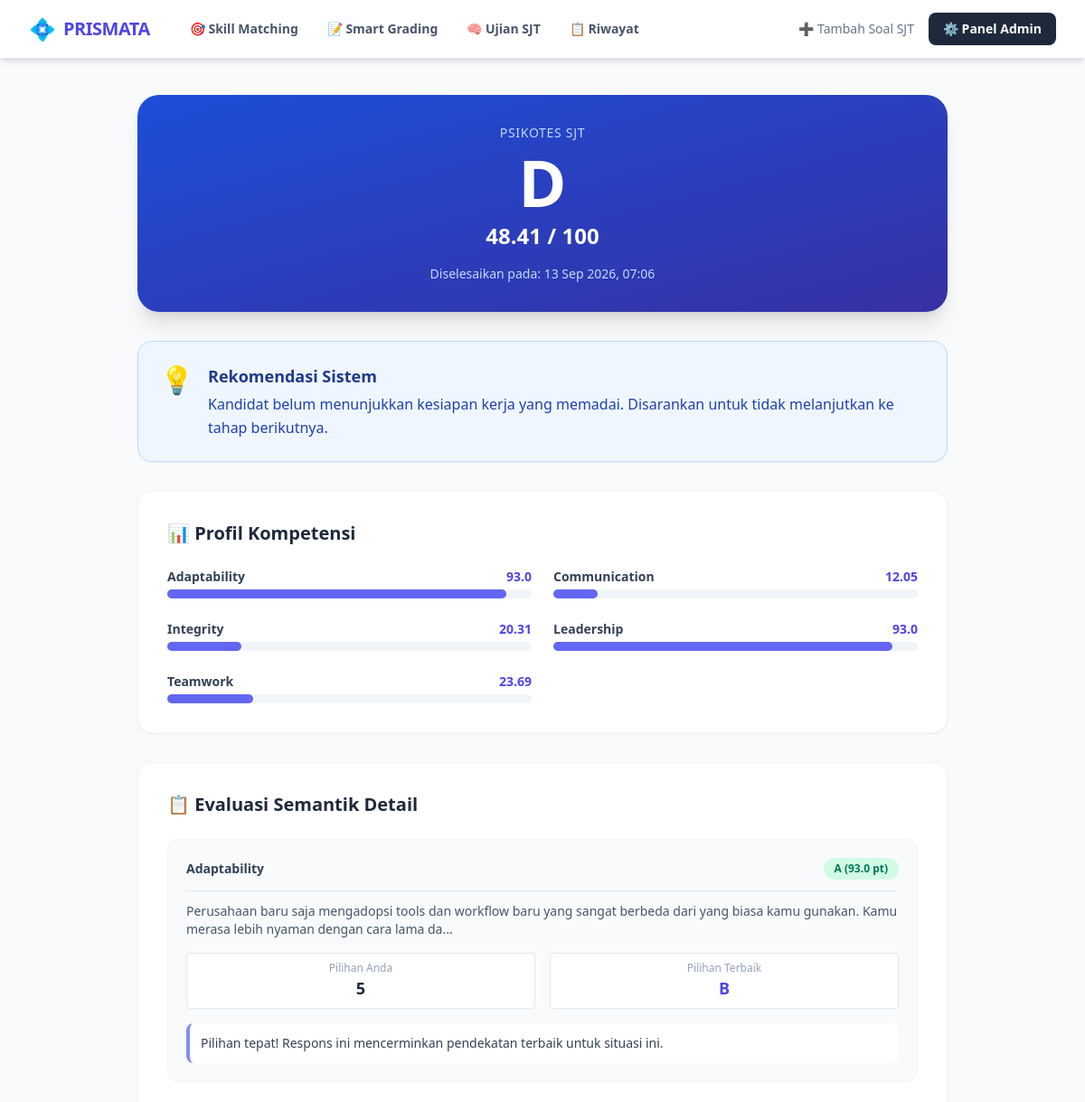
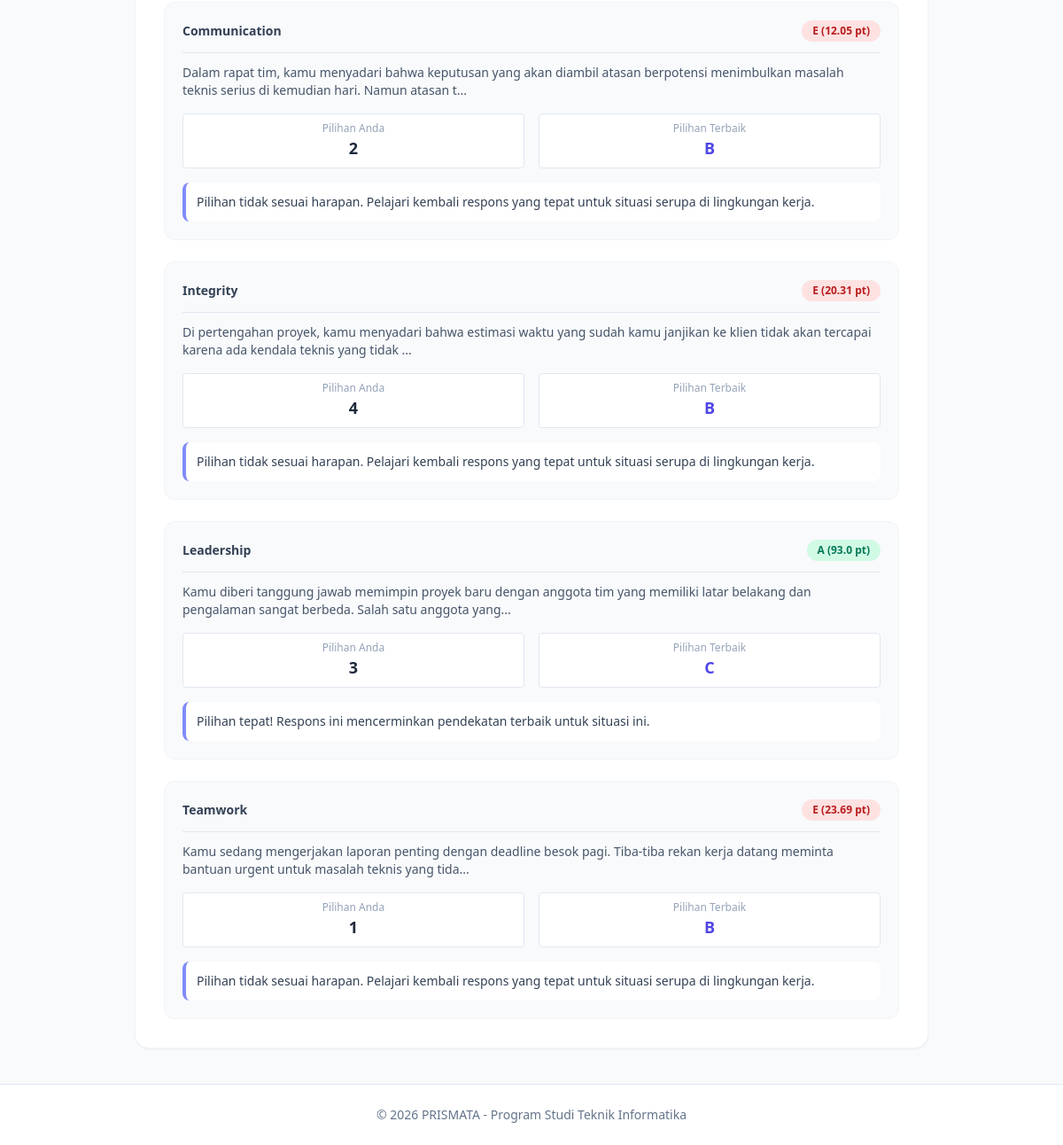
/matching/sjt/hasil/2/, run on the app's committed database (2 pictures, top to bottom).
### matching/models.py (models this page shows, shortened)
class HasilSJT(models.Model):
    GRADE_CHOICES = [
        ('A', 'A — Sangat Baik (85–100)'),
        ('B', 'B — Baik (70–84)'),
        ('C', 'C — Cukup (55–69)'),
        ('D', 'D — Kurang (40–54)'),
        ('E', 'E — Sangat Kurang (< 40)'),
    ]
    pelamar         = models.ForeignKey(
                          'auth.User',
                          on_delete=models.CASCADE,
                          null=True, blank=True,
                          related_name='hasil_sjt',
                      )
    nama_sesi       = models.CharField(
                          max_length=200,
                          default='Psikotes SJT',
                          help_text='Nama sesi tes, misal: Psikotes SJT Batch 1'
                      )
    jawaban_json    = models.TextField(help_text='Jawaban pelamar dalam JSON')
    skor_total      = models.FloatField()
    grade_total     = models.CharField(max_length=5, choices=GRADE_CHOICES)
    profil_json     = models.TextField(blank=True, default='{}')
    rekomendasi     = models.TextField(blank=True)
    detail_json     = models.TextField(blank=True, default='[]')
    dibuat_pada     = models.DateTimeField(auto_now_add=True)
    class Meta:
        ordering = ['-dibuat_pada']
        verbose_name = 'Hasil SJT'
        verbose_name_plural = 'Hasil SJT'
    @property
    def profil_kompetensi(self) -> dict:
        try:
            return _json.loads(self.profil_json)
        except Exception:
            return {}
    @property
    def detail_per_soal(self) -> list:
        try:
            return _json.loads(self.detail_json)
        except Exception:
            return []

### matching/views.py (the view)
# urls.py: path('sjt/hasil/<int:pk>/', views.sjt_hasil_view,     name='sjt_hasil'),
def sjt_hasil_view(request, pk):
    from django.shortcuts import get_object_or_404
    obj = get_object_or_404(HasilSJT, pk=pk)
    context = {
        'obj':       obj,
        'profil':    obj.profil_kompetensi,
        'detail':    obj.detail_per_soal,
        'page_title': f'Hasil SJT — {obj.nama_sesi}',
    }
    return render(request, 'matching/sjt_hasil.html', context)

### matching/templates/matching/sjt_hasil.html (shortened to what this page needs)
{% extends 'matching/base.html' %}
{% block content %}
<div class="max-w-4xl mx-auto space-y-8">
    <div class="bg-gradient-to-br from-blue-700 to-indigo-800 rounded-3xl p-8 text-white shadow-xl text-center relative overflow-hidden">
        <div class="relative z-10">
            <p class="text-blue-200 font-medium tracking-wider uppercase text-sm mb-2">{{ obj.nama_sesi }}</p>
            <div class="text-7xl font-black mb-2">{{ obj.grade_total }}</div>
            <div class="text-2xl font-bold mb-4">{{ obj.skor_total }} / 100</div>
            <p class="text-sm text-blue-200">Diselesaikan pada: {{ obj.dibuat_pada|date:"d M Y, H:i" }}</p>
        </div>
    </div>
    <div class="bg-blue-50 border border-blue-200 rounded-2xl p-6 shadow-sm">
        <div class="flex items-start gap-4">
            <div class="text-3xl">💡</div>
            <div>
                <h2 class="text-lg font-bold text-blue-900 mb-1">Rekomendasi Sistem</h2>
                <p class="text-blue-800 leading-relaxed">{{ obj.rekomendasi }}</p>
            </div>
        </div>
    </div>
    {% if profil %}
    <div class="bg-white rounded-2xl shadow-sm border border-slate-100 p-8">
        <h2 class="text-xl font-bold text-slate-800 mb-6">📊 Profil Kompetensi</h2>
        <div class="grid grid-cols-1 md:grid-cols-2 gap-6">
            {% for kompetensi, skor in profil.items %}
            <div>
                <div class="flex justify-between text-sm font-bold text-slate-700 mb-1">
                    <span>{{ kompetensi }}</span>
                    <span class="text-indigo-600">{{ skor }}</span>
                </div>
                <div class="w-full bg-slate-100 rounded-full h-2.5">
                    <div class="bg-indigo-500 h-2.5 rounded-full" style="width: {{ skor }}%"></div>
                </div>
            </div>
            {% endfor %}
        </div>
    </div>
    {% endif %}
    <div class="bg-white rounded-2xl shadow-sm border border-slate-100 p-8">
        <h2 class="text-xl font-bold text-slate-800 mb-6">📋 Evaluasi Semantik Detail</h2>
        <div class="space-y-6">
            {% for item in detail %}
            <div class="border border-slate-100 rounded-xl p-5 bg-slate-50">
                <div class="flex justify-between items-center mb-3 border-b border-slate-200 pb-3">
                    <span class="font-bold text-slate-700 text-sm">{{ item.kompetensi }}</span>
                    <span class="px-3 py-1 rounded-full text-xs font-bold
                        {% if item.grade == 'A' %} bg-emerald-100 text-emerald-700
                        {% elif item.grade == 'B' %} bg-blue-100 text-blue-700
                        {% elif item.grade == 'C' %} bg-amber-100 text-amber-700
                        {% else %} bg-red-100 text-red-700 {% endif %}">
                        {{ item.grade }} ({{ item.skor }} pt)
                    </span>
                </div>
                <p class="text-sm text-slate-600 mb-4">{{ item.skenario }}</p>
                <div class="grid grid-cols-2 gap-4 mb-4 text-xs">
                    <div class="bg-white p-2 rounded border border-slate-200 text-center">
                        <span class="block text-slate-400">Pilihan Anda</span>
                        <strong class="text-slate-800 text-lg">{{ item.soal_id }}</strong>
                    </div>
                    <div class="bg-white p-2 rounded border border-slate-200 text-center">
                        <span class="block text-slate-400">Pilihan Terbaik</span>
                        <strong class="text-indigo-600 text-lg">{{ item.pilihan_terbaik }}</strong>
                    </div>
                </div>
                <div class="text-sm text-slate-700 bg-white p-3 rounded-lg border-l-4 border-indigo-400">
                    {{ item.feedback }}
                </div>
            </div>
            {% endfor %}
        </div>
    </div>
</div>
{% endblock %}

### data on the page
HasilSJT: nama_sesi "PSIKOTES SJT", grade_total "D", skor_total "48.41", dibuat_pada "13 Sep 2026, 07:06", rekomendasi "Kandidat belum menunjukkan kesiapan kerja yang memadai. Disarankan untuk tidak melanjutkan ke tahap berikutnya."

### other printed values
{{ kompetensi }} "Adaptability" "Communication" "Integrity" "Leadership" "Teamwork"
{{ skor }} "93.0" "12.05" "20.31" "93.0" "23.69"
{{ item.kompetensi }} "Adaptability" "Communication" "Integrity" "Leadership" "Teamwork"
{{ item.grade }} "A" "E" "E" "A" "E"
{{ item.skor }} "93.0" "12.05" "20.31" "93.0" "23.69"
{{ item.skenario }} "Perusahaan baru saja mengadopsi tools dan workflow baru yang sangat berbeda dari yang biasa kamu gunakan. Kamu merasa lebih nyaman dengan cara lama da..." "Dalam rapat tim, kamu menyadari bahwa keputusan yang akan diambil atasan berpotensi menimbulkan masalah teknis serius di kemudian hari. Namun atasan t..." "Di pertengahan proyek, kamu menyadari bahwa estimasi waktu yang sudah kamu janjikan ke klien tidak akan tercapai karena ada kendala teknis yang tidak ..." "Kamu diberi tanggung jawab memimpin proyek baru dengan anggota tim yang memiliki latar belakang dan pengalaman sangat berbeda. Salah satu anggota yang..." "Kamu sedang mengerjakan laporan penting dengan deadline besok pagi. Tiba-tiba rekan kerja datang meminta bantuan urgent untuk masalah teknis yang tida..."
{{ item.soal_id }} "5" "2" "4" "3" "1"
{{ item.pilihan_terbaik }} "B" "B" "B" "C" "B"
{{ item.feedback }} "Pilihan tepat! Respons ini mencerminkan pendekatan terbaik untuk situasi ini." "Pilihan tidak sesuai harapan. Pelajari kembali respons yang tepat untuk situasi serupa di lingkungan kerja." "Pilihan tidak sesuai harapan. Pelajari kembali respons yang tepat untuk situasi serupa di lingkungan kerja." "Pilihan tepat! Respons ini mencerminkan pendekatan terbaik untuk situasi ini." "Pilihan tidak sesuai harapan. Pelajari kembali respons yang tepat untuk situasi serupa di lingkungan kerja."
